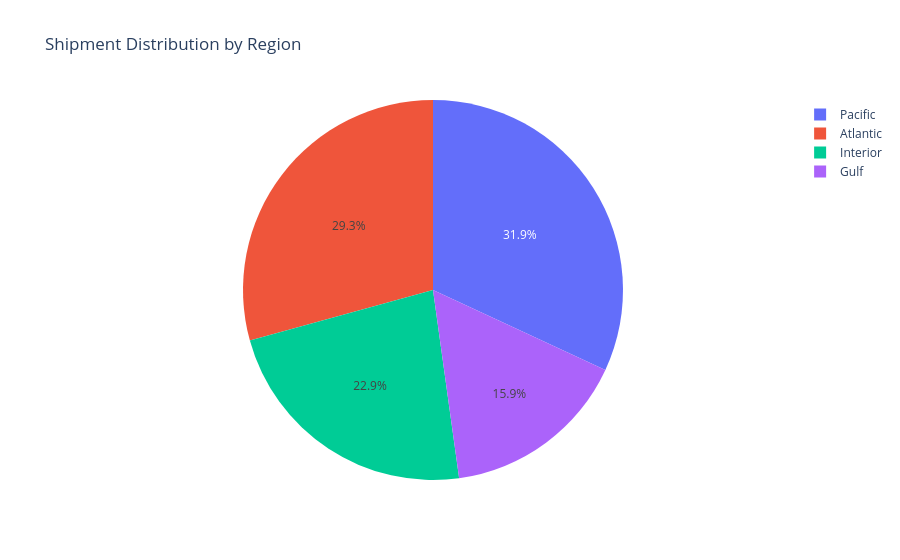

The code cell stored with this chart in its notebook:
### Code cell
# Region Pie Chart
fig = px.pie(
    region_summary,
    names="Region",
    values="Total Shipments",
    title="Shipment Distribution by Region"
)

fig.show()

### Figure 1 — Plotly figure (JSON) as saved in the notebook; plotly's stock layout.template omitted (floating-point values rounded to 4 significant figures)
{"data": [{"domain": {"x": [0, 1], "y": [0, 1]}, "hovertemplate": "Region=%{label}<br>Total Shipments=%{value}<extra></extra>", "labels": ["Pacific", "Atlantic", "Interior", "Gulf"], "legendgroup": "", "name": "", "showlegend": true, "type": "pie", "values": [3253, 2986, 2335, 1620]}], "layout": {"legend": {"tracegroupgap": 0}, "title": {"text": "Shipment Distribution by Region"}}}
